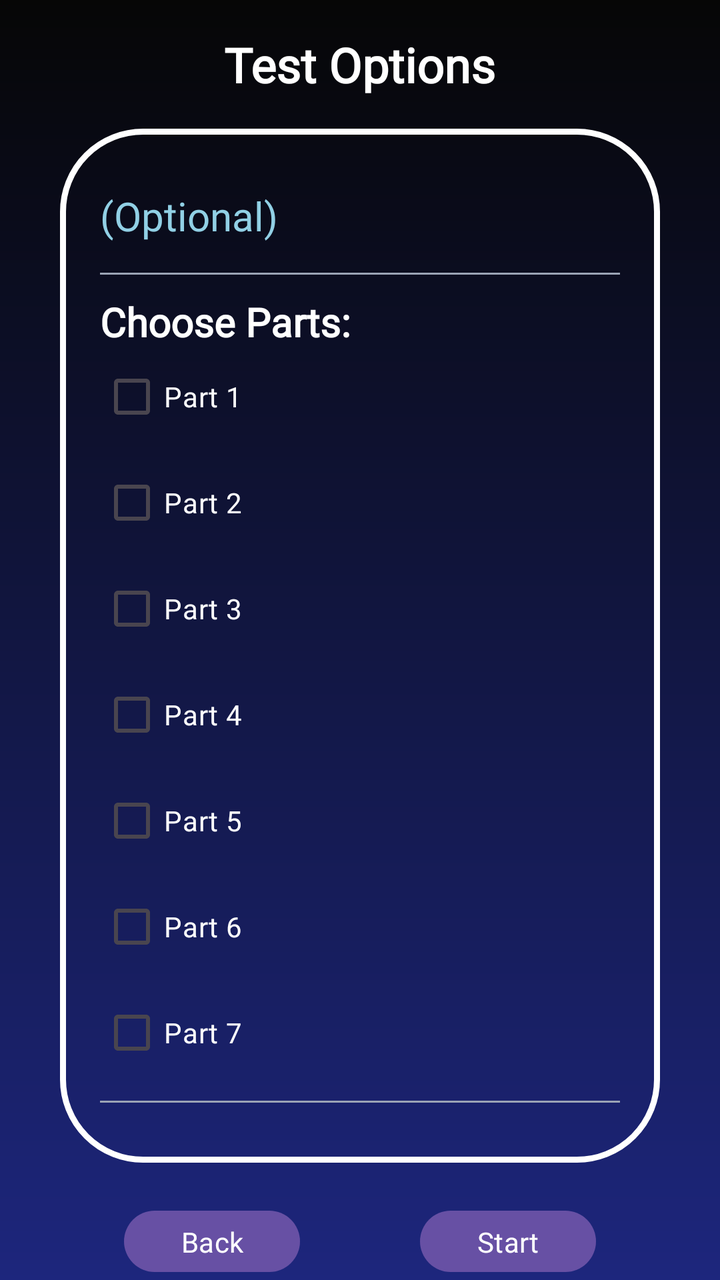
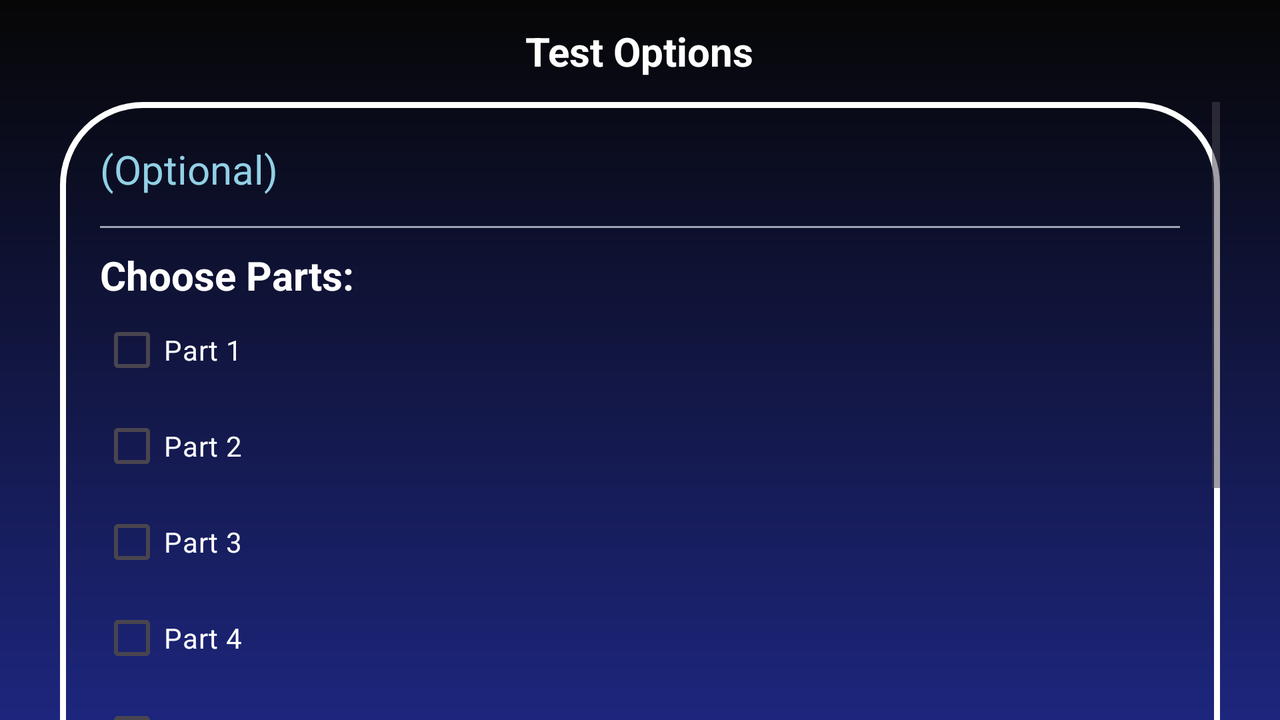

Two renders of one Android screen. The first uses the default layout on a phone; the second uses the alternative layout the repository ships for a different screen configuration, on a matching device. The two XML files are below.
<!-- AndroidManifest.xml: application theme Theme.ScoreUp -->
<!-- res/layout/activity_quiz_main.xml -->
<LinearLayout xmlns:android="http://schemas.android.com/apk/res/android"
    xmlns:tools="http://schemas.android.com/tools"
    android:layout_width="match_parent"
    android:layout_height="match_parent"
    android:layout_gravity="center"
    android:gravity="center|center_vertical"
    android:background="@drawable/background_gradient"
    android:orientation="vertical">


        <LinearLayout
            android:layout_width="match_parent"
            android:layout_height="wrap_content"
            android:paddingHorizontal="30dp"
            android:orientation="vertical">

            <TextView
                android:id="@+id/tv_title"
                android:layout_width="wrap_content"
                android:layout_height="wrap_content"
                android:layout_gravity="center"
                android:fontFamily="@font/montserrat"

                android:layout_margin="16dp"
                android:text="Test Options"
                android:textStyle="bold"
                android:textColor="@color/white"
                android:textSize="24sp" />

            <LinearLayout
                android:layout_width="match_parent"
                android:layout_height="wrap_content"
                android:layout_gravity="start"
                android:background="@drawable/bgrop_border"
                android:gravity="start"
                android:orientation="vertical"
                android:padding="30dp"
                android:paddingStart="20dp"
                android:paddingEnd="20dp"
                android:textColor="@color/white">

                <TextView
                    android:id="@+id/textView1"
                    android:layout_width="wrap_content"
                    android:layout_height="wrap_content"
                    android:layout_gravity="start|top"
                    android:layout_marginTop="0dp"
                    android:gravity="start|top"
                    android:fontFamily="@font/montserrat"

                    android:text="(Optional)"
                    android:textColor="#91d0e5"
                    android:textSize="20dp" />
                <View
                    android:layout_width="match_parent"
                    android:layout_height="1dp"
                    android:background="@color/white1"
                    android:layout_marginTop="15dp" />
                <TextView
                    android:id="@+id/textView"
                    android:layout_width="wrap_content"
                    android:layout_height="wrap_content"
                    android:layout_gravity="start|top"
                    android:layout_marginTop="10dp"
                    android:gravity="start|top"
                    android:text="Choose Parts:"
                    android:fontFamily="@font/montserrat"

                    android:textColor="@color/white"
                    android:textSize="20dp"
                    android:textStyle="bold" />
                <TextView
                    android:id="@+id/tv_selected_parts"
                    android:layout_width="wrap_content"
                    android:layout_height="wrap_content"
                    android:text="Selected Parts:"
                    android:textSize="16sp"
                    android:layout_marginTop="16dp"
                    android:visibility="gone"/>
                <CheckBox
                    android:id="@+id/checkbox_part1"
                    android:layout_width="wrap_content"
                    android:layout_height="wrap_content"
                    android:layout_marginBottom="5dp"
                    android:text="Part 1"
                    android:fontFamily="@font/montserrat"

                    android:onClick="onCheckBoxClicked"
                    android:textColor="@color/white" />

                <CheckBox
                    android:id="@+id/checkbox_part2"
                    android:layout_width="wrap_content"
                    android:layout_height="wrap_content"
                    android:layout_marginBottom="5dp"
                    android:text="Part 2"
                    android:fontFamily="@font/montserrat"

                    android:onClick="onCheckBoxClicked"
                    android:textColor="@color/white" />

                <CheckBox
                    android:id="@+id/checkbox_part3"
                    android:layout_width="wrap_content"
                    android:fontFamily="@font/montserrat"

                    android:layout_height="wrap_content"
                    android:layout_marginBottom="5dp"
                    android:text="Part 3"
                    android:onClick="onCheckBoxClicked"
                    android:textColor="@color/white" />

                <CheckBox
                    android:id="@+id/checkbox_part4"
                    android:layout_width="wrap_content"
                    android:layout_height="wrap_content"
                    android:fontFamily="@font/montserrat"

                    android:layout_marginBottom="5dp"
                    android:text="Part 4"
                    android:onClick="onCheckBoxClicked"
                    android:textColor="@color/white" />

                <CheckBox
                    android:id="@+id/checkbox_part5"
                    android:layout_width="wrap_content"
                    android:layout_height="wrap_content"
                    android:layout_marginBottom="5dp"
                    android:text="Part 5"
                    android:fontFamily="@font/montserrat"

                    android:onClick="onCheckBoxClicked"
                    android:textColor="@color/white" />

                <CheckBox
                    android:id="@+id/checkbox_part6"
                    android:layout_width="wrap_content"
                    android:layout_height="wrap_content"
                    android:fontFamily="@font/montserrat"

                    android:layout_marginBottom="5dp"
                    android:text="Part 6"
                    android:onClick="onCheckBoxClicked"
                    android:textColor="@color/white" />

                <CheckBox
                    android:id="@+id/checkbox_part7"
                    android:layout_width="wrap_content"
                    android:fontFamily="@font/montserrat"

                    android:layout_height="wrap_content"
                    android:layout_marginBottom="0dp"
                    android:text="Part 7"
                    android:onClick="onCheckBoxClicked"
                    android:textColor="@color/white" />

                <View
                    android:layout_width="match_parent"
                    android:layout_height="1dp"
                    android:background="@color/white1"
                    android:layout_marginTop="10dp" />

            </LinearLayout>

            <LinearLayout
                android:layout_width="match_parent"
                android:layout_height="wrap_content"
                android:gravity="center"
                android:layout_marginTop="20dp"
                android:orientation="horizontal">

                <Button
                    android:id="@+id/btn_back"
                    android:layout_width="wrap_content"
                    android:layout_height="wrap_content"
                    android:fontFamily="@font/montserrat"

                    android:text="Back" />

                <Button
                    android:id="@+id/btn_start"
                    android:layout_width="wrap_content"
                    android:fontFamily="@font/montserrat"
                    
                    android:layout_height="wrap_content"
                    android:layout_marginStart="60dp"
                    android:text="Start" />
            </LinearLayout>

        </LinearLayout>

</LinearLayout>
<!-- resources referenced by this layout -->
<resources>
  <color name="white">#FFFFFFFF</color>
  <color name="white1">#9ba4b5</color>
  <!-- drawable background_gradient (drawable) -->
  <?xml version="1.0" encoding="utf-8"?>
  <shape xmlns:android="http://schemas.android.com/apk/res/android">
      <gradient
          android:startColor="#060606"
          android:endColor="#1d267d"
          android:angle="300"/>
  </shape>
  <!-- drawable bgrop_border (drawable) -->
  <layer-list xmlns:android="http://schemas.android.com/apk/res/android">
      <item>
          <shape android:shape="rectangle">
              <solid android:color="@color/optionBgr"/>
          </shape>
      </item>
      <item>
          <shape android:shape="rectangle">
              <solid android:color="@android:color/transparent"/>
              <stroke
                  android:width="3dp"
                  android:color="@color/white"/>
              <corners android:radius="40dp" />
          </shape>
      </item>
  </layer-list>
  <style name="Theme.ScoreUp" parent="Base.Theme.ScoreUp" />
  <color name="optionBgr">#00000056</color>
  <style name="Base.Theme.ScoreUp" parent="Theme.Material3.DayNight.NoActionBar">
          
          
      </style>
</resources>
<!-- res/layout-land/activity_quiz_main.xml (the repository's variant of the layout above) -->
<!-- drawn on the phone turned sideways -->
<LinearLayout xmlns:android="http://schemas.android.com/apk/res/android"
    xmlns:tools="http://schemas.android.com/tools"
    android:layout_width="match_parent"
    android:layout_height="match_parent"
    android:layout_gravity="center"
    android:gravity="center|center_vertical"
    android:background="@drawable/background_gradient"
    android:orientation="vertical">


        <LinearLayout
            android:layout_width="match_parent"
            android:layout_height="wrap_content"
            android:paddingHorizontal="30dp"
            android:orientation="vertical">

            <TextView
                android:id="@+id/tv_title"
                android:layout_width="wrap_content"
                android:layout_height="wrap_content"
                android:layout_gravity="center"
                android:layout_margin="12dp"
                android:text="Test Options"
                android:textStyle="bold"
                android:textColor="@color/white"
                android:textSize="20sp" />

            <ScrollView
                android:layout_width="match_parent"
                android:layout_height="match_parent" >

                <LinearLayout
                    android:layout_width="match_parent"
                    android:layout_height="wrap_content"
                    android:layout_gravity="start"
                    android:background="@drawable/bgrop_border"
                    android:gravity="start"
                    android:orientation="vertical"
                    android:paddingStart="20dp"
                    android:paddingTop="20dp"
                    android:paddingEnd="20dp"
                    android:textColor="@color/white">

                    <TextView
                        android:id="@+id/textView1"
                        android:layout_width="wrap_content"
                        android:layout_height="wrap_content"
                        android:layout_gravity="start|top"
                        android:layout_marginTop="0dp"
                        android:gravity="start|top"
                        android:text="(Optional)"
                        android:textColor="#91d0e5"
                        android:textSize="20dp" />

                    <View
                        android:layout_width="match_parent"
                        android:layout_height="1dp"
                        android:layout_marginTop="15dp"
                        android:background="@color/white1" />

                    <TextView
                        android:id="@+id/textView"
                        android:layout_width="wrap_content"
                        android:layout_height="wrap_content"
                        android:layout_gravity="start|top"
                        android:layout_marginTop="10dp"
                        android:gravity="start|top"
                        android:text="Choose Parts:"
                        android:textColor="@color/white"
                        android:textSize="20dp"
                        android:textStyle="bold" />

                    <TextView
                        android:id="@+id/tv_selected_parts"
                        android:layout_width="wrap_content"
                        android:layout_height="wrap_content"
                        android:layout_marginTop="16dp"
                        android:text="Selected Parts:"
                        android:textSize="16sp"
                        android:visibility="gone" />

                    <CheckBox
                        android:id="@+id/checkbox_part1"
                        android:layout_width="wrap_content"
                        android:layout_height="wrap_content"
                        android:onClick="onCheckBoxClicked"
                        android:text="Part 1"
                        android:textColor="@color/white" />

                    <CheckBox
                        android:id="@+id/checkbox_part2"
                        android:layout_width="wrap_content"
                        android:layout_height="wrap_content"
                        android:onClick="onCheckBoxClicked"
                        android:text="Part 2"
                        android:textColor="@color/white" />

                    <CheckBox
                        android:id="@+id/checkbox_part3"
                        android:layout_width="wrap_content"
                        android:layout_height="wrap_content"
                        android:onClick="onCheckBoxClicked"
                        android:text="Part 3"
                        android:textColor="@color/white" />

                    <CheckBox
                        android:id="@+id/checkbox_part4"
                        android:layout_width="wrap_content"
                        android:layout_height="wrap_content"
                        android:onClick="onCheckBoxClicked"
                        android:text="Part 4"
                        android:textColor="@color/white" />

                    <CheckBox
                        android:id="@+id/checkbox_part5"
                        android:layout_width="wrap_content"
                        android:layout_height="wrap_content"
                        android:onClick="onCheckBoxClicked"
                        android:text="Part 5"
                        android:textColor="@color/white" />

                    <CheckBox
                        android:id="@+id/checkbox_part6"
                        android:layout_width="wrap_content"
                        android:layout_height="wrap_content"
                        android:onClick="onCheckBoxClicked"
                        android:text="Part 6"
                        android:textColor="@color/white" />

                    <CheckBox
                        android:id="@+id/checkbox_part7"
                        android:layout_width="wrap_content"
                        android:layout_height="wrap_content"
                        android:onClick="onCheckBoxClicked"
                        android:text="Part 7"
                        android:textColor="@color/white" />

                    <View
                        android:layout_width="match_parent"
                        android:layout_height="1dp"
                        android:background="@color/white1" />

                    <LinearLayout
                        android:layout_width="match_parent"
                        android:layout_height="wrap_content"
                        android:layout_marginBottom="10dp"
                        android:gravity="center"
                        android:orientation="horizontal">

                        <Button
                            android:id="@+id/btn_back"
                            android:layout_width="wrap_content"
                            android:layout_height="wrap_content"
                            android:text="Back" />

                        <Button
                            android:id="@+id/btn_start"
                            android:layout_width="wrap_content"
                            android:layout_height="wrap_content"
                            android:layout_marginStart="60dp"
                            android:text="Start" />
                    </LinearLayout>

                </LinearLayout>
            </ScrollView>

        </LinearLayout>
</LinearLayout>
